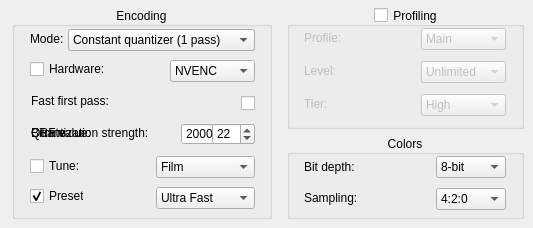
        <widget class="QWidget" name="Main265Tab">
         <attribute name="title">
          <string>Main</string>
         </attribute>
         <widget class="QGroupBox" name="Colors265GB">
          <property name="geometry">
           <rect>
            <x>287</x>
            <y>135</y>
            <width>237</width>
            <height>84</height>
           </rect>
          </property>
          <property name="title">
           <string>Colors</string>
          </property>
          <property name="alignment">
           <set>Qt::AlignCenter</set>
          </property>
          <property name="checkable">
           <bool>false</bool>
          </property>
          <property name="checked">
           <bool>false</bool>
          </property>
          <widget class="QLabel" name="BitDepth265Label">
           <property name="geometry">
            <rect>
             <x>17</x>
             <y>22</y>
             <width>55</width>
             <height>20</height>
            </rect>
           </property>
           <property name="text">
            <string>Bit depth:</string>
           </property>
          </widget>
          <widget class="QComboBox" name="BitDepth265DD">
           <property name="geometry">
            <rect>
             <x>149</x>
             <y>21</y>
             <width>70</width>
             <height>22</height>
            </rect>
           </property>
           <property name="toolTip">
            <string>Sets the output color depth for encoding.</string>
           </property>
           <item>
            <property name="text">
             <string>8-bit</string>
            </property>
           </item>
           <item>
            <property name="text">
             <string>10-bit</string>
            </property>
           </item>
           <item>
            <property name="text">
             <string>12-bit</string>
            </property>
           </item>
          </widget>
          <widget class="QLabel" name="Sample265Label">
           <property name="geometry">
            <rect>
             <x>17</x>
             <y>53</y>
             <width>74</width>
             <height>20</height>
            </rect>
           </property>
           <property name="text">
            <string>Sampling:</string>
           </property>
          </widget>
          <widget class="QComboBox" name="ColorSpace265DD">
           <property name="geometry">
            <rect>
             <x>149</x>
             <y>53</y>
             <width>70</width>
             <height>22</height>
            </rect>
           </property>
           <property name="toolTip">
            <string>Sets the output color sampling for encoding.</string>
           </property>
           <item>
            <property name="text">
             <string>4:2:0</string>
            </property>
           </item>
           <item>
            <property name="text">
             <string>4:2:2</string>
            </property>
           </item>
           <item>
            <property name="text">
             <string>4:4:4</string>
            </property>
           </item>
          </widget>
         </widget>
         <widget class="QGroupBox" name="Profile265GB">
          <property name="geometry">
           <rect>
            <x>287</x>
            <y>7</y>
            <width>237</width>
            <height>122</height>
           </rect>
          </property>
          <property name="toolTip">
           <string>Enables profiling for HEVC.</string>
          </property>
          <property name="title">
           <string>Profiling</string>
          </property>
          <property name="alignment">
           <set>Qt::AlignCenter</set>
          </property>
          <property name="checkable">
           <bool>true</bool>
          </property>
          <property name="checked">
           <bool>false</bool>
          </property>
          <widget class="QLabel" name="Profile265Label">
           <property name="geometry">
            <rect>
             <x>17</x>
             <y>21</y>
             <width>45</width>
             <height>20</height>
            </rect>
           </property>
           <property name="text">
            <string>Profile:</string>
           </property>
          </widget>
          <widget class="QComboBox" name="Profile265DD">
           <property name="geometry">
            <rect>
             <x>134</x>
             <y>21</y>
             <width>85</width>
             <height>22</height>
            </rect>
           </property>
           <property name="toolTip">
            <string>The profile to use.</string>
           </property>
           <item>
            <property name="text">
             <string>Main</string>
            </property>
           </item>
           <item>
            <property name="text">
             <string>Main 10</string>
            </property>
           </item>
           <item>
            <property name="text">
             <string>Main 12</string>
            </property>
           </item>
           <item>
            <property name="text">
             <string>Main 4:4:4</string>
            </property>
           </item>
          </widget>
          <widget class="QLabel" name="Level265Label">
           <property name="geometry">
            <rect>
             <x>17</x>
             <y>54</y>
             <width>50</width>
             <height>20</height>
            </rect>
           </property>
           <property name="text">
            <string>Level:</string>
           </property>
          </widget>
          <widget class="QComboBox" name="Level265DD">
           <property name="geometry">
            <rect>
             <x>134</x>
             <y>54</y>
             <width>85</width>
             <height>22</height>
            </rect>
           </property>
           <property name="toolTip">
            <string>The level for the profile to use.</string>
           </property>
           <item>
            <property name="text">
             <string>Unlimited</string>
            </property>
           </item>
           <item>
            <property name="text">
             <string>8.5</string>
            </property>
           </item>
           <item>
            <property name="text">
             <string>6.2</string>
            </property>
           </item>
           <item>
            <property name="text">
             <string>6.1</string>
            </property>
           </item>
           <item>
            <property name="text">
             <string>6.0</string>
            </property>
           </item>
           <item>
            <property name="text">
             <string>5.2</string>
            </property>
           </item>
           <item>
            <property name="text">
             <string>5.1</string>
            </property>
           </item>
           <item>
            <property name="text">
             <string>5.0</string>
            </property>
           </item>
           <item>
            <property name="text">
             <string>4.1</string>
            </property>
           </item>
           <item>
            <property name="text">
             <string>4.0</string>
            </property>
           </item>
           <item>
            <property name="text">
             <string>3.1</string>
            </property>
           </item>
           <item>
            <property name="text">
             <string>3.0</string>
            </property>
           </item>
           <item>
            <property name="text">
             <string>2.1</string>
            </property>
           </item>
           <item>
            <property name="text">
             <string>2.0</string>
            </property>
           </item>
           <item>
            <property name="text">
             <string>1.0</string>
            </property>
           </item>
          </widget>
          <widget class="QLabel" name="Tier265Label">
           <property name="geometry">
            <rect>
             <x>17</x>
             <y>87</y>
             <width>38</width>
             <height>20</height>
            </rect>
           </property>
           <property name="text">
            <string>Tier:</string>
           </property>
          </widget>
          <widget class="QComboBox" name="Tier265DD">
           <property name="geometry">
            <rect>
             <x>134</x>
             <y>87</y>
             <width>85</width>
             <height>22</height>
            </rect>
           </property>
           <property name="toolTip">
            <string>Sets the tier for HEVC encoding.</string>
           </property>
           <item>
            <property name="text">
             <string>High</string>
            </property>
           </item>
           <item>
            <property name="text">
             <string>Main</string>
            </property>
           </item>
          </widget>
         </widget>
         <widget class="QGroupBox" name="EncodingSetting265GB">
          <property name="geometry">
           <rect>
            <x>12</x>
            <y>7</y>
            <width>260</width>
            <height>212</height>
           </rect>
          </property>
          <property name="title">
           <string>Encoding</string>
          </property>
          <property name="alignment">
           <set>Qt::AlignCenter</set>
          </property>
          <widget class="QLabel" name="EncodeMode265Label">
           <property name="geometry">
            <rect>
             <x>18</x>
             <y>24</y>
             <width>39</width>
             <height>16</height>
            </rect>
           </property>
           <property name="text">
            <string>Mode:</string>
           </property>
          </widget>
          <widget class="QComboBox" name="EncodeMode265DD">
           <property name="geometry">
            <rect>
             <x>56</x>
             <y>22</y>
             <width>187</width>
             <height>22</height>
            </rect>
           </property>
           <property name="toolTip">
            <string>The encoding mode to use.</string>
           </property>
           <item>
            <property name="text">
             <string>Constant rate factor (1 pass)</string>
            </property>
           </item>
           <item>
            <property name="text">
             <string>Average bitrate (1 pass)</string>
            </property>
           </item>
           <item>
            <property name="text">
             <string>Target bitrate (2 pass)</string>
            </property>
           </item>
           <item>
            <property name="text">
             <string>Constant quantizer (1 pass)</string>
            </property>
           </item>
          </widget>
          <widget class="QCheckBox" name="Hardware265CB">
           <property name="geometry">
            <rect>
             <x>18</x>
             <y>52</y>
             <width>75</width>
             <height>20</height>
            </rect>
           </property>
           <property name="toolTip">
            <string>Enables/disables hardware encoding.</string>
           </property>
           <property name="text">
            <string>Hardware:</string>
           </property>
          </widget>
          <widget class="QComboBox" name="Hardware265DD">
           <property name="geometry">
            <rect>
             <x>158</x>
             <y>53</y>
             <width>85</width>
             <height>22</height>
            </rect>
           </property>
           <property name="toolTip">
            <string>Selects the hardware encoder to use.</string>
           </property>
           <item>
            <property name="text">
             <string>NVENC</string>
            </property>
           </item>
           <item>
            <property name="text">
             <string>QuickSync</string>
            </property>
           </item>
           <item>
            <property name="text">
             <string>AMF</string>
            </property>
           </item>
          </widget>
          <widget class="QDoubleSpinBox" name="Bitrate265NUD">
           <property name="geometry">
            <rect>
             <x>169</x>
             <y>116</y>
             <width>74</width>
             <height>22</height>
            </rect>
           </property>
           <property name="toolTip">
            <string>The bitrate to encode in.</string>
           </property>
           <property name="decimals">
            <number>0</number>
           </property>
           <property name="maximum">
            <double>80000.000000000000000</double>
           </property>
           <property name="value">
            <double>2000.000000000000000</double>
           </property>
          </widget>
          <widget class="QCheckBox" name="Tune265CB">
           <property name="geometry">
            <rect>
             <x>18</x>
             <y>149</y>
             <width>59</width>
             <height>20</height>
            </rect>
           </property>
           <property name="toolTip">
            <string>Enables tuning.</string>
           </property>
           <property name="text">
            <string>Tune:</string>
           </property>
          </widget>
          <widget class="QComboBox" name="Tune265DD">
           <property name="geometry">
            <rect>
             <x>144</x>
             <y>149</y>
             <width>99</width>
             <height>22</height>
            </rect>
           </property>
           <property name="toolTip">
            <string>Selects the tuning to use for encoding.</string>
           </property>
           <item>
            <property name="text">
             <string>Film</string>
            </property>
           </item>
           <item>
            <property name="text">
             <string>Animation</string>
            </property>
           </item>
           <item>
            <property name="text">
             <string>Grain</string>
            </property>
           </item>
           <item>
            <property name="text">
             <string>Still Image</string>
            </property>
           </item>
           <item>
            <property name="text">
             <string>Fast Decode</string>
            </property>
           </item>
           <item>
            <property name="text">
             <string>Zero Latency</string>
            </property>
           </item>
           <item>
            <property name="text">
             <string>PSNR</string>
            </property>
           </item>
           <item>
            <property name="text">
             <string>SSIM</string>
            </property>
           </item>
          </widget>
          <widget class="QCheckBox" name="Preset265CB">
           <property name="geometry">
            <rect>
             <x>18</x>
             <y>179</y>
             <width>54</width>
             <height>20</height>
            </rect>
           </property>
           <property name="toolTip">
            <string>Enables CPU presets.</string>
           </property>
           <property name="text">
            <string>Preset:</string>
           </property>
           <property name="checked">
            <bool>true</bool>
           </property>
          </widget>
          <widget class="QComboBox" name="Preset265DD">
           <property name="geometry">
            <rect>
             <x>144</x>
             <y>180</y>
             <width>99</width>
             <height>22</height>
            </rect>
           </property>
           <property name="toolTip">
            <string>Selects the CPU preset to use for encoding.</string>
           </property>
           <item>
            <property name="text">
             <string>Ultra Fast</string>
            </property>
           </item>
           <item>
            <property name="text">
             <string>Super Fast</string>
            </property>
           </item>
           <item>
            <property name="text">
             <string>Very Fast</string>
            </property>
           </item>
           <item>
            <property name="text">
             <string>Faster</string>
            </property>
           </item>
           <item>
            <property name="text">
             <string>Fast</string>
            </property>
           </item>
           <item>
            <property name="text">
             <string>Medium</string>
            </property>
           </item>
           <item>
            <property name="text">
             <string>Slow</string>
            </property>
           </item>
           <item>
            <property name="text">
             <string>Slower</string>
            </property>
           </item>
           <item>
            <property name="text">
             <string>Very slow</string>
            </property>
           </item>
           <item>
            <property name="text">
             <string>Placebo</string>
            </property>
           </item>
          </widget>
          <widget class="QLabel" name="Quantizer265Label">
           <property name="geometry">
            <rect>
             <x>19</x>
             <y>118</y>
             <width>125</width>
             <height>16</height>
            </rect>
           </property>
           <property name="text">
            <string>Quantization strength:</string>
           </property>
          </widget>
          <widget class="QSpinBox" name="Quantizer265NUD">
           <property name="geometry">
            <rect>
             <x>200</x>
             <y>116</y>
             <width>43</width>
             <height>22</height>
            </rect>
           </property>
           <property name="toolTip">
            <string>Sets the quantization strength for encoding.</string>
           </property>
           <property name="maximum">
            <number>51</number>
           </property>
           <property name="value">
            <number>22</number>
           </property>
          </widget>
          <widget class="QSpinBox" name="CRFValue265NUD">
           <property name="geometry">
            <rect>
             <x>200</x>
             <y>116</y>
             <width>43</width>
             <height>22</height>
            </rect>
           </property>
           <property name="toolTip">
            <string>The CRF strength for encoding.</string>
           </property>
           <property name="maximum">
            <number>51</number>
           </property>
           <property name="value">
            <number>22</number>
           </property>
          </widget>
          <widget class="QLabel" name="CRFValue265Label">
           <property name="geometry">
            <rect>
             <x>19</x>
             <y>118</y>
             <width>79</width>
             <height>16</height>
            </rect>
           </property>
           <property name="text">
            <string>CRF value:</string>
           </property>
          </widget>
          <widget class="QComboBox" name="EncodeMode265HWDD">
           <property name="geometry">
            <rect>
             <x>56</x>
             <y>22</y>
             <width>187</width>
             <height>22</height>
            </rect>
           </property>
           <property name="toolTip">
            <string>The hardware encoding mode to use.</string>
           </property>
           <item>
            <property name="text">
             <string>Constant quantizer (1 pass)</string>
            </property>
           </item>
           <item>
            <property name="text">
             <string>Average bitrate (1 pass)</string>
            </property>
           </item>
           <item>
            <property name="text">
             <string>Target bitrate (2 pass)</string>
            </property>
           </item>
          </widget>
          <widget class="QLabel" name="Bitrate265Label">
           <property name="geometry">
            <rect>
             <x>19</x>
             <y>118</y>
             <width>79</width>
             <height>16</height>
            </rect>
           </property>
           <property name="text">
            <string>Bitrate:</string>
           </property>
          </widget>
          <widget class="QLabel" name="FastPass265Label">
           <property name="geometry">
            <rect>
             <x>19</x>
             <y>86</y>
             <width>79</width>
             <height>16</height>
            </rect>
           </property>
           <property name="text">
            <string>Fast first pass:</string>
           </property>
          </widget>
          <widget class="QCheckBox" name="FastPass265CB">
           <property name="geometry">
            <rect>
             <x>229</x>
             <y>86</y>
             <width>18</width>
             <height>20</height>
            </rect>
           </property>
           <property name="toolTip">
            <string>Enables fast first pass for 2 pass encoding.</string>
           </property>
           <property name="text">
            <string/>
           </property>
          </widget>
         </widget>
        </widget>
